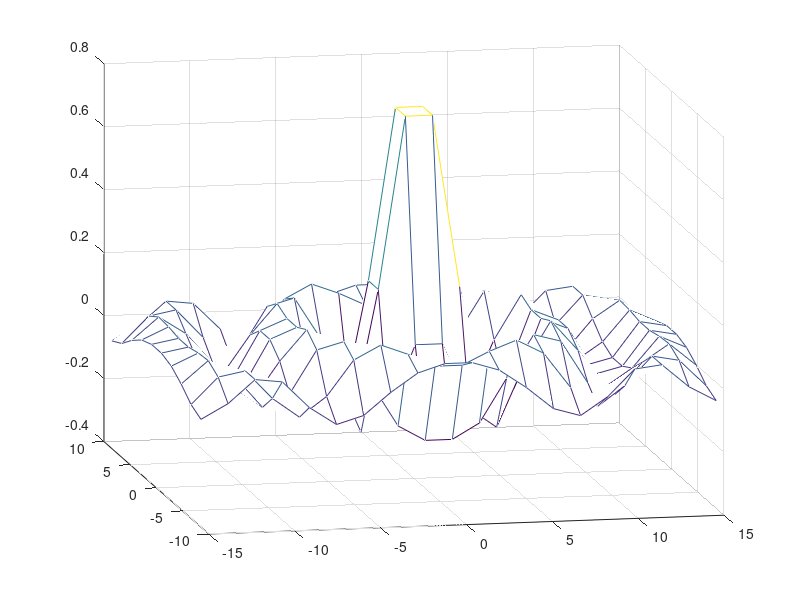
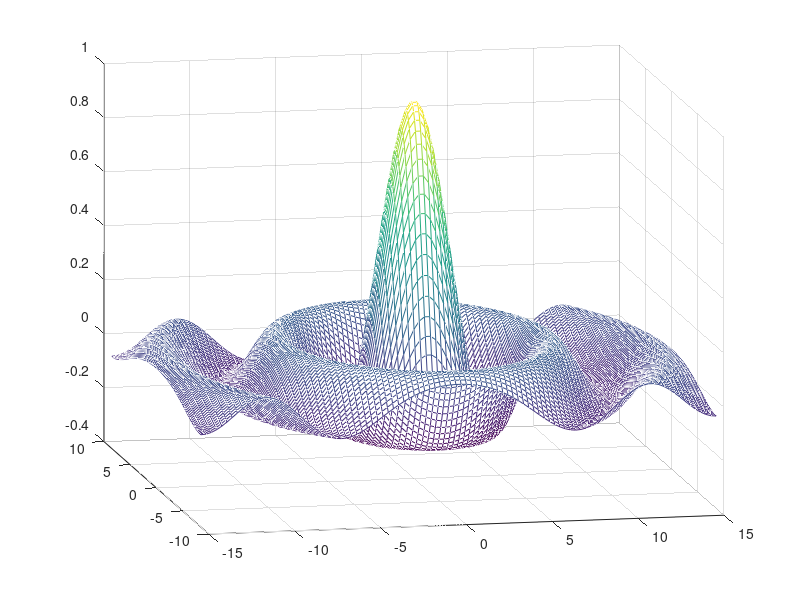

Source code (MATLAB) for these figures, in order: (Note: this script raises an error after producing the figures.)
% script <a href="matlab:RR_BicubicSplineTest">RR_BicubicSplineTest</a>
% Test <a href="matlab:help RR_BicubicSpline">RR_BicubicSpline</a> on data from a smooth fn.
%% Renaissance Repository, https://github.com/tbewley/RR/tree/main/RR_chap07
%% Copyright 2024 by Thomas Bewley, published under BSD 3-Clause License.

close all, clear; Lx=17; Ly=30; ep=.00001; xmin=-Lx/2; xmax=Lx/2; ymin=-Ly/2; ymax=Ly/2;
ndx=10;  ndy=20;  xd=[xmin:Lx/(ndx-1):xmax]; yd=[ymin:Ly/(ndy-1):ymax];
nfx=100; nfy=100; x =[xmin:Lx/(nfx-1):xmax]; y =[ymin:Ly/(nfy-1):ymax];
for i=1:ndx, for j=1:ndy, r=sqrt(xd(i)^2+yd(j)^2)+ep; fd(i,j)=sin(r)/r; end, end
for i=1:nfx, for j=1:nfy, r=sqrt(x (i)^2+y (j)^2)+ep; ff(i,j)=sin(r)/r; end, end
figure(1), mesh(yd,xd,fd), view(-11.5,14), figure(2), mesh(y,x,ff), view(-11.5,14)
[fx,fy,fxy,Ainv]=RR_BicubicSplineSetup(xd,yd,fd,'parabolic');
BCS=RR_BicubicSpline(x,y,xd,yd,fd,fx,fy,fxy,Ainv); figure(3), mesh(y,x,BCS), view(-11.5,14)

% end script RR_BicubicSplineTest
